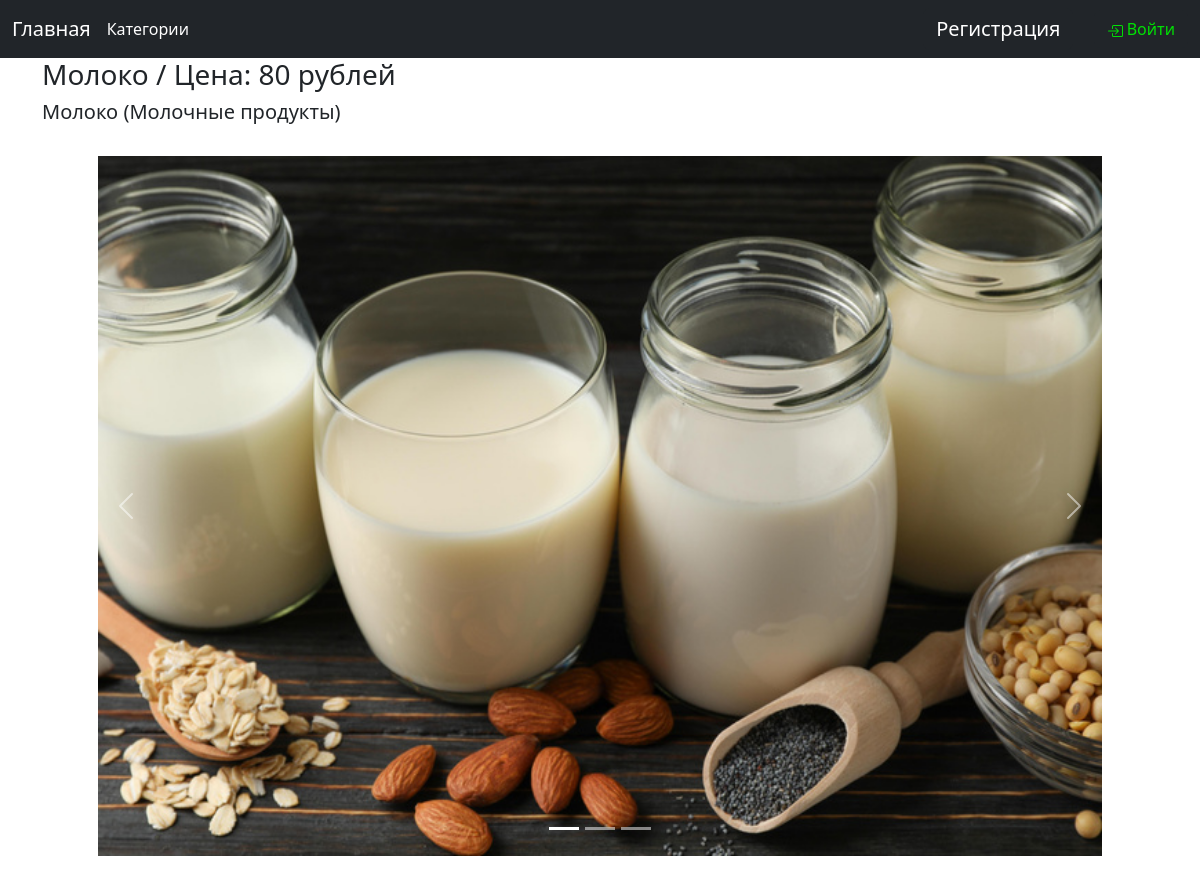
Page /detail/moloko on the committed database.
### products/models.py (models this page shows, shortened)
class Product(models.Model):
    title = models.CharField(max_length=256, unique=True, verbose_name='Название')
    slug = models.SlugField()
    price = models.PositiveIntegerField(verbose_name='Цена')
    photos = models.ManyToManyField(ProductPhoto, related_name='product', verbose_name='Фотографии')
    subcategory = models.ForeignKey('SubCategory', on_delete=models.PROTECT, related_name='product', verbose_name='Подкатегория')
    discount = models.DecimalField(default=0, decimal_places=2, max_digits=4, verbose_name='Скидка')
    showing = models.BooleanField(default=True, verbose_name='Отображать?')
    objects = CustomProductManager()
    class Meta:
        verbose_name = 'Продукт'
        verbose_name_plural = 'Продукты'

class SubCategory(models.Model):
    title = models.CharField(max_length=64, unique=True, verbose_name='Название')
    slug = models.SlugField()
    image = models.ImageField(upload_to='products/img/', verbose_name='Изображение')
    category = models.ForeignKey(Category, on_delete=models.CASCADE, related_name='subcategories', verbose_name='Категория')
    def __str__(self):
        return self.title
    class Meta:
        verbose_name = 'Подкатегория'
        verbose_name_plural = 'Подкатегории'

class Category(models.Model):
    title = models.CharField(max_length=64, unique=True, verbose_name='Название')
    slug = models.SlugField()
    image = models.ImageField(upload_to='products/img/', verbose_name='Изображение')
    def __str__(self):
        return self.title
    class Meta:
        verbose_name = 'Категория'
        verbose_name_plural = 'Категории'

class ProductPhoto(models.Model):
    product_photo = models.ImageField(upload_to='products/img/')
    class Meta:
        verbose_name = 'Фото продукта'
        verbose_name_plural = 'Фотографии продуктов'

### products/views.py (the view)
# urls.py: path('detail/<slug:slug>', views.ProductDetailView.as_view(), name='detail'),
class ProductDetailView(DetailView, FormView):
    context_object_name = 'product'
    template_name = 'products/detail.html'
    form_class = UserLoginForm
    def get_object(self, queryset=None):
        slug = self.kwargs.get(self.slug_url_kwarg, None)
        try:
            return models.Product.objects.showing_products().select_related('subcategory').get(slug=slug)
        except:
            raise Http404('Такого товара не существует')

### products/models.py (called while the page is built)
    def showing_products(self):
        return self.get_queryset().filter(showing=True)

### user_profile/templatetags/tags.py (called while the page is built)
@register.simple_tag(name='get_comments')
def get_comments(product_name=''):
    try:
        return Comments.objects.filter(product__title=product_name)
    except:
        return {}

### products/templates/products/detail.html (shortened to what this page needs)
{% load tags %}
{% load static %}
<!DOCTYPE html>
<html lang="ru">
<head>
    <link href="https://cdn.jsdelivr.net/npm/bootstrap@5.3.0-alpha1/dist/css/bootstrap.min.css" rel="stylesheet">
    <link rel="stylesheet" href="{% static 'css/detail_style.css' %}">
</head>
<body>
{% include "products/navbar.html" %}
<div class="container">
<h3>{{ product.title }} / Цена:
    {% if product.discount == 0.00 %}
        {{ product.price }}
    {% else %}
        <del>{{ product.price }}</del> {{ product.price_with_discount }}
    {% endif %} рублей
</h3>
<h5>{{ product.subcategory }}  ({{ product.subcategory.category }})</h5>
<br>
<div id="carouselExampleIndicators" class="carousel slide">
  <div class="carousel-indicators">
    <button type="button" data-bs-target="#carouselExampleIndicators" data-bs-slide-to="0" class="active" aria-current="true" aria-label="Slide 1"></button>
    <button type="button" data-bs-target="#carouselExampleIndicators" data-bs-slide-to="1" aria-label="Slide 2"></button>
    <button type="button" data-bs-target="#carouselExampleIndicators" data-bs-slide-to="2" aria-label="Slide 3"></button>
  </div>
  <div class="carousel-inner">
      {% for item_photo in product.photos.all %}
            <div class="carousel-item active" align="center">
                <img aria-hidden="true" src="{{ item_photo.product_photo.url }}" class="d-block" width="90%" height="700px">
            </div>
        {% endfor %}
  </div>
  <button class="carousel-control-prev" type="button" data-bs-target="#carouselExampleIndicators" data-bs-slide="prev">
    <span class="carousel-control-prev-icon" aria-hidden="false"></span>
  </button>
  <button class="carousel-control-next" type="button" data-bs-target="#carouselExampleIndicators" data-bs-slide="next">
    <span class="carousel-control-next-icon" aria-hidden="false"></span>
  </button>
</div>
<br>
{% get_comments product.title as comments %}
</div>
</body>
</html>

### rows in the picture
Product: title "Молоко", price "80", subcategory "Молоко", subcategory.category "Молочные продукты"
ProductPhoto: product_photo (picture)
